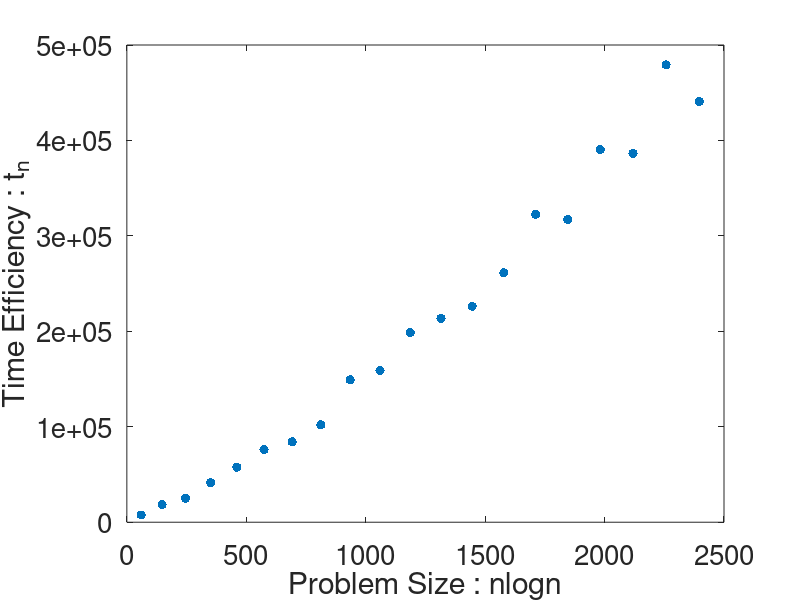

Source code (MATLAB):
re = [
20 7607.3
40 18436.7
60 25090.2
80 41452.9
100 57676.3
120 76117.8
140 84185.7
160 102081
180 149209
200 158950
220 198629
240 213646
260 226249
280 261316
300 322553
320 317202
340 390405
360 386582
380 479181
400 440773
];
plot(re(:, 1).*log(re(:,1)), re(:, 2), '.','MarkerSize',20);
xlabel('Problem Size : nlogn');
ylabel('Time Efficiency : t_n');
set(gca,'FontSize',20);
